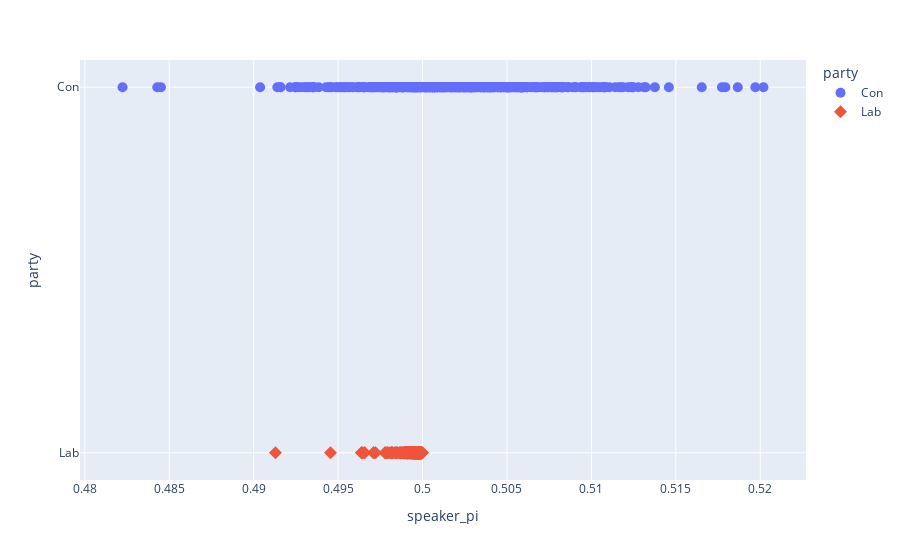

Here is the notebook cell this chart was saved with:
### Code cell
import plotly.express as px
fig = px.scatter(pi_speaker, y="party", x="speaker_pi", color="party", symbol="party")
fig.update_traces(marker_size=10)
fig.show()

### Figure 1 — Plotly figure (JSON) as saved in the notebook; plotly's stock layout.template omitted (floating-point values rounded to 4 significant figures; data arrays with more than 128 entries replaced by an {"elided": "..."} marker saying what was removed)
{"data": [{"hovertemplate": "party=%{y}<br>speaker_pi=%{x}<extra></extra>", "legendgroup": "Con", "marker": {"color": "#636efa", "size": 10, "symbol": "circle"}, "mode": "markers", "name": "Con", "orientation": "h", "showlegend": true, "type": "scatter", "x": {"elided": "430 float values"}, "xaxis": "x", "y": {"elided": "430 str values"}, "yaxis": "y"}, {"hovertemplate": "party=%{y}<br>speaker_pi=%{x}<extra></extra>", "legendgroup": "Lab", "marker": {"color": "#EF553B", "size": 10, "symbol": "diamond"}, "mode": "markers", "name": "Lab", "orientation": "h", "showlegend": true, "type": "scatter", "x": {"elided": "430 float values"}, "xaxis": "x", "y": {"elided": "430 str values"}, "yaxis": "y"}], "layout": {"legend": {"title": {"text": "party"}, "tracegroupgap": 0}, "margin": {"t": 60}, "xaxis": {"anchor": "y", "domain": [0, 1], "title": {"text": "speaker_pi"}}, "yaxis": {"anchor": "x", "categoryarray": ["Lab", "Con"], "categoryorder": "array", "domain": [0, 1], "title": {"text": "party"}}}}
